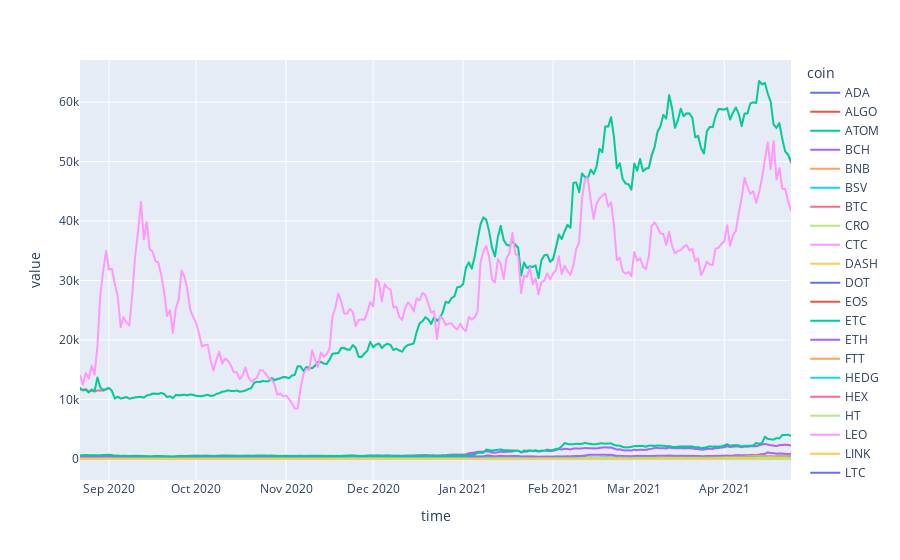

Here is the notebook cell this chart was saved with:
### Code cell
#Stable coins
fig = px.line(df_long[(df_long.variable == "close") & 
(df_long.stablecoin == 0)].reset_index()[["time","coin","value"]], 
x = "time", y = "value", color = 'coin')
fig.show()

### Figure 1 — Plotly figure (JSON) as saved in the notebook; plotly's stock layout.template omitted (floating-point values rounded to 4 significant figures; data arrays with more than 128 entries replaced by an {"elided": "..."} marker saying what was removed)
{"data": [{"hovertemplate": "coin=ADA<br>time=%{x}<br>value=%{y}<extra></extra>", "legendgroup": "ADA", "line": {"color": "#636efa", "dash": "solid"}, "marker": {"symbol": "circle"}, "mode": "lines", "name": "ADA", "showlegend": true, "type": "scattergl", "x": {"elided": "246 str values"}, "xaxis": "x", "y": {"elided": "246 float values"}, "yaxis": "y"}, {"hovertemplate": "coin=ALGO<br>time=%{x}<br>value=%{y}<extra></extra>", "legendgroup": "ALGO", "line": {"color": "#EF553B", "dash": "solid"}, "marker": {"symbol": "circle"}, "mode": "lines", "name": "ALGO", "showlegend": true, "type": "scattergl", "x": {"elided": "246 str values"}, "xaxis": "x", "y": {"elided": "246 float values"}, "yaxis": "y"}, {"hovertemplate": "coin=ATOM<br>time=%{x}<br>value=%{y}<extra></extra>", "legendgroup": "ATOM", "line": {"color": "#00cc96", "dash": "solid"}, "marker": {"symbol": "circle"}, "mode": "lines", "name": "ATOM", "showlegend": true, "type": "scattergl", "x": {"elided": "246 str values"}, "xaxis": "x", "y": {"elided": "246 float values"}, "yaxis": "y"}, {"hovertemplate": "coin=BCH<br>time=%{x}<br>value=%{y}<extra></extra>", "legendgroup": "BCH", "line": {"color": "#ab63fa", "dash": "solid"}, "marker": {"symbol": "circle"}, "mode": "lines", "name": "BCH", "showlegend": true, "type": "scattergl", "x": {"elided": "246 str values"}, "xaxis": "x", "y": {"elided": "246 float values"}, "yaxis": "y"}, {"hovertemplate": "coin=BNB<br>time=%{x}<br>value=%{y}<extra></extra>", "legendgroup": "BNB", "line": {"color": "#FFA15A", "dash": "solid"}, "marker": {"symbol": "circle"}, "mode": "lines", "name": "BNB", "showlegend": true, "type": "scattergl", "x": {"elided": "246 str values"}, "xaxis": "x", "y": {"elided": "246 float values"}, "yaxis": "y"}, {"hovertemplate": "coin=BSV<br>time=%{x}<br>value=%{y}<extra></extra>", "legendgroup": "BSV", "line": {"color": "#19d3f3", "dash": "solid"}, "marker": {"symbol": "circle"}, "mode": "lines", "name": "BSV", "showlegend": true, "type": "scattergl", "x": {"elided": "246 str values"}, "xaxis": "x", "y": {"elided": "246 float values"}, "yaxis": "y"}, {"hovertemplate": "coin=BTC<br>time=%{x}<br>value=%{y}<extra></extra>", "legendgroup": "BTC", "line": {"color": "#FF6692", "dash": "solid"}, "marker": {"symbol": "circle"}, "mode": "lines", "name": "BTC", "showlegend": true, "type": "scattergl", "x": {"elided": "246 str values"}, "xaxis": "x", "y": {"elided": "246 float values"}, "yaxis": "y"}, {"hovertemplate": "coin=CRO<br>time=%{x}<br>value=%{y}<extra></extra>", "legendgroup": "CRO", "line": {"color": "#B6E880", "dash": "solid"}, "marker": {"symbol": "circle"}, "mode": "lines", "name": "CRO", "showlegend": true, "type": "scattergl", "x": {"elided": "246 str values"}, "xaxis": "x", "y": {"elided": "246 float values"}, "yaxis": "y"}, {"hovertemplate": "coin=CTC<br>time=%{x}<br>value=%{y}<extra></extra>", "legendgroup": "CTC", "line": {"color": "#FF97FF", "dash": "solid"}, "marker": {"symbol": "circle"}, "mode": "lines", "name": "CTC", "showlegend": true, "type": "scattergl", "x": {"elided": "246 str values"}, "xaxis": "x", "y": {"elided": "246 float values"}, "yaxis": "y"}, {"hovertemplate": "coin=DASH<br>time=%{x}<br>value=%{y}<extra></extra>", "legendgroup": "DASH", "line": {"color": "#FECB52", "dash": "solid"}, "marker": {"symbol": "circle"}, "mode": "lines", "name": "DASH", "showlegend": true, "type": "scattergl", "x": {"elided": "246 str values"}, "xaxis": "x", "y": {"elided": "246 float values"}, "yaxis": "y"}, {"hovertemplate": "coin=DOT<br>time=%{x}<br>value=%{y}<extra></extra>", "legendgroup": "DOT", "line": {"color": "#636efa", "dash": "solid"}, "marker": {"symbol": "circle"}, "mode": "lines", "name": "DOT", "showlegend": true, "type": "scattergl", "x": {"elided": "246 str values"}, "xaxis": "x", "y": {"elided": "246 float values"}, "yaxis": "y"}, {"hovertemplate": "coin=EOS<br>time=%{x}<br>value=%{y}<extra></extra>", "legendgroup": "EOS", "line": {"color": "#EF553B", "dash": "solid"}, "marker": {"symbol": "circle"}, "mode": "lines", "name": "EOS", "showlegend": true, "type": "scattergl", "x": {"elided": "246 str values"}, "xaxis": "x", "y": {"elided": "246 float values"}, "yaxis": "y"}, {"hovertemplate": "coin=ETC<br>time=%{x}<br>value=%{y}<extra></extra>", "legendgroup": "ETC", "line": {"color": "#00cc96", "dash": "solid"}, "marker": {"symbol": "circle"}, "mode": "lines", "name": "ETC", "showlegend": true, "type": "scattergl", "x": {"elided": "246 str values"}, "xaxis": "x", "y": {"elided": "246 float values"}, "yaxis": "y"}, {"hovertemplate": "coin=ETH<br>time=%{x}<br>value=%{y}<extra></extra>", "legendgroup": "ETH", "line": {"color": "#ab63fa", "dash": "solid"}, "marker": {"symbol": "circle"}, "mode": "lines", "name": "ETH", "showlegend": true, "type": "scattergl", "x": {"elided": "246 str values"}, "xaxis": "x", "y": {"elided": "246 float values"}, "yaxis": "y"}, {"hovertemplate": "coin=FTT<br>time=%{x}<br>value=%{y}<extra></extra>", "legendgroup": "FTT", "line": {"color": "#FFA15A", "dash": "solid"}, "marker": {"symbol": "circle"}, "mode": "lines", "name": "FTT", "showlegend": true, "type": "scattergl", "x": {"elided": "246 str values"}, "xaxis": "x", "y": {"elided": "246 float values"}, "yaxis": "y"}, {"hovertemplate": "coin=HEDG<br>time=%{x}<br>value=%{y}<extra></extra>", "legendgroup": "HEDG", "line": {"color": "#19d3f3", "dash": "solid"}, "marker": {"symbol": "circle"}, "mode": "lines", "name": "HEDG", "showlegend": true, "type": "scattergl", "x": {"elided": "246 str values"}, "xaxis": "x", "y": {"elided": "246 float values"}, "yaxis": "y"}, {"hovertemplate": "coin=HEX<br>time=%{x}<br>value=%{y}<extra></extra>", "legendgroup": "HEX", "line": {"color": "#FF6692", "dash": "solid"}, "marker": {"symbol": "circle"}, "mode": "lines", "name": "HEX", "showlegend": true, "type": "scattergl", "x": {"elided": "246 str values"}, "xaxis": "x", "y": {"elided": "246 float values"}, "yaxis": "y"}, {"hovertemplate": "coin=HT<br>time=%{x}<br>value=%{y}<extra></extra>", "legendgroup": "HT", "line": {"color": "#B6E880", "dash": "solid"}, "marker": {"symbol": "circle"}, "mode": "lines", "name": "HT", "showlegend": true, "type": "scattergl", "x": {"elided": "246 str values"}, "xaxis": "x", "y": {"elided": "246 float values"}, "yaxis": "y"}, {"hovertemplate": "coin=LEO<br>time=%{x}<br>value=%{y}<extra></extra>", "legendgroup": "LEO", "line": {"color": "#FF97FF", "dash": "solid"}, "marker": {"symbol": "circle"}, "mode": "lines", "name": "LEO", "showlegend": true, "type": "scattergl", "x": {"elided": "246 str values"}, "xaxis": "x", "y": {"elided": "246 float values"}, "yaxis": "y"}, {"hovertemplate": "coin=LINK<br>time=%{x}<br>value=%{y}<extra></extra>", "legendgroup": "LINK", "line": {"color": "#FECB52", "dash": "solid"}, "marker": {"symbol": "circle"}, "mode": "lines", "name": "LINK", "showlegend": true, "type": "scattergl", "x": {"elided": "246 str values"}, "xaxis": "x", "y": {"elided": "246 float values"}, "yaxis": "y"}, {"hovertemplate": "coin=LTC<br>time=%{x}<br>value=%{y}<extra></extra>", "legendgroup": "LTC", "line": {"color": "#636efa", "dash": "solid"}, "marker": {"symbol": "circle"}, "mode": "lines", "name": "LTC", "showlegend": true, "type": "scattergl", "x": {"elided": "246 str values"}, "xaxis": "x", "y": {"elided": "246 float values"}, "yaxis": "y"}, {"hovertemplate": "coin=MIOTA<br>time=%{x}<br>value=%{y}<extra></extra>", "legendgroup": "MIOTA", "line": {"color": "#EF553B", "dash": "solid"}, "marker": {"symbol": "circle"}, "mode": "lines", "name": "MIOTA", "showlegend": true, "type": "scattergl", "x": {"elided": "246 str values"}, "xaxis": "x", "y": {"elided": "246 float values"}, "yaxis": "y"}, {"hovertemplate": "coin=MKR<br>time=%{x}<br>value=%{y}<extra></extra>", "legendgroup": "MKR", "line": {"color": "#00cc96", "dash": "solid"}, "marker": {"symbol": "circle"}, "mode": "lines", "name": "MKR", "showlegend": true, "type": "scattergl", "x": {"elided": "246 str values"}, "xaxis": "x", "y": {"elided": "246 float values"}, "yaxis": "y"}, {"hovertemplate": "coin=NEO<br>time=%{x}<br>value=%{y}<extra></extra>", "legendgroup": "NEO", "line": {"color": "#ab63fa", "dash": "solid"}, "marker": {"symbol": "circle"}, "mode": "lines", "name": "NEO", "showlegend": true, "type": "scattergl", "x": {"elided": "246 str values"}, "xaxis": "x", "y": {"elided": "246 float values"}, "yaxis": "y"}, {"hovertemplate": "coin=OKB<br>time=%{x}<br>value=%{y}<extra></extra>", "legendgroup": "OKB", "line": {"color": "#FFA15A", "dash": "solid"}, "marker": {"symbol": "circle"}, "mode": "lines", "name": "OKB", "showlegend": true, "type": "scattergl", "x": {"elided": "246 str values"}, "xaxis": "x", "y": {"elided": "246 float values"}, "yaxis": "y"}, {"hovertemplate": "coin=OMG<br>time=%{x}<br>value=%{y}<extra></extra>", "legendgroup": "OMG", "line": {"color": "#19d3f3", "dash": "solid"}, "marker": {"symbol": "circle"}, "mode": "lines", "name": "OMG", "showlegend": true, "type": "scattergl", "x": {"elided": "246 str values"}, "xaxis": "x", "y": {"elided": "246 float values"}, "yaxis": "y"}, {"hovertemplate": "coin=ONT<br>time=%{x}<br>value=%{y}<extra></extra>", "legendgroup": "ONT", "line": {"color": "#FF6692", "dash": "solid"}, "marker": {"symbol": "circle"}, "mode": "lines", "name": "ONT", "showlegend": true, "type": "scattergl", "x": {"elided": "246 str values"}, "xaxis": "x", "y": {"elided": "246 float values"}, "yaxis": "y"}, {"hovertemplate": "coin=SNX<br>time=%{x}<br>value=%{y}<extra></extra>", "legendgroup": "SNX", "line": {"color": "#B6E880", "dash": "solid"}, "marker": {"symbol": "circle"}, "mode": "lines", "name": "SNX", "showlegend": true, "type": "scattergl", "x": {"elided": "246 str values"}, "xaxis": "x", "y": {"elided": "246 float values"}, "yaxis": "y"}, {"hovertemplate": "coin=THETA<br>time=%{x}<br>value=%{y}<extra></extra>", "legendgroup": "THETA", "line": {"color": "#FF97FF", "dash": "solid"}, "marker": {"symbol": "circle"}, "mode": "lines", "name": "THETA", "showlegend": true, "type": "scattergl", "x": {"elided": "246 str values"}, "xaxis": "x", "y": {"elided": "246 float values"}, "yaxis": "y"}, {"hovertemplate": "coin=TRX<br>time=%{x}<br>value=%{y}<extra></extra>", "legendgroup": "TRX", "line": {"color": "#FECB52", "dash": "solid"}, "marker": {"symbol": "circle"}, "mode": "lines", "name": "TRX", "showlegend": true, "type": "scattergl", "x": {"elided": "246 str values"}, "xaxis": "x", "y": {"elided": "246 float values"}, "yaxis": "y"}, {"hovertemplate": "coin=UMA<br>time=%{x}<br>value=%{y}<extra></extra>", "legendgroup": "UMA", "line": {"color": "#636efa", "dash": "solid"}, "marker": {"symbol": "circle"}, "mode": "lines", "name": "UMA", "showlegend": true, "type": "scattergl", "x": {"elided": "246 str values"}, "xaxis": "x", "y": {"elided": "246 float values"}, "yaxis": "y"}, {"hovertemplate": "coin=VET<br>time=%{x}<br>value=%{y}<extra></extra>", "legendgroup": "VET", "line": {"color": "#EF553B", "dash": "solid"}, "marker": {"symbol": "circle"}, "mode": "lines", "name": "VET", "showlegend": true, "type": "scattergl", "x": {"elided": "246 str values"}, "xaxis": "x", "y": {"elided": "246 float values"}, "yaxis": "y"}, {"hovertemplate": "coin=WBTC<br>time=%{x}<br>value=%{y}<extra></extra>", "legendgroup": "WBTC", "line": {"color": "#00cc96", "dash": "solid"}, "marker": {"symbol": "circle"}, "mode": "lines", "name": "WBTC", "showlegend": true, "type": "scattergl", "x": {"elided": "246 str values"}, "xaxis": "x", "y": {"elided": "246 float values"}, "yaxis": "y"}, {"hovertemplate": "coin=XEM<br>time=%{x}<br>value=%{y}<extra></extra>", "legendgroup": "XEM", "line": {"color": "#ab63fa", "dash": "solid"}, "marker": {"symbol": "circle"}, "mode": "lines", "name": "XEM", "showlegend": true, "type": "scattergl", "x": {"elided": "246 str values"}, "xaxis": "x", "y": {"elided": "246 float values"}, "yaxis": "y"}, {"hovertemplate": "coin=XLM<br>time=%{x}<br>value=%{y}<extra></extra>", "legendgroup": "XLM", "line": {"color": "#FFA15A", "dash": "solid"}, "marker": {"symbol": "circle"}, "mode": "lines", "name": "XLM", "showlegend": true, "type": "scattergl", "x": {"elided": "246 str values"}, "xaxis": "x", "y": {"elided": "246 float values"}, "yaxis": "y"}, {"hovertemplate": "coin=XMR<br>time=%{x}<br>value=%{y}<extra></extra>", "legendgroup": "XMR", "line": {"color": "#19d3f3", "dash": "solid"}, "marker": {"symbol": "circle"}, "mode": "lines", "name": "XMR", "showlegend": true, "type": "scattergl", "x": {"elided": "246 str values"}, "xaxis": "x", "y": {"elided": "246 float values"}, "yaxis": "y"}, {"hovertemplate": "coin=XRP<br>time=%{x}<br>value=%{y}<extra></extra>", "legendgroup": "XRP", "line": {"color": "#FF6692", "dash": "solid"}, "marker": {"symbol": "circle"}, "mode": "lines", "name": "XRP", "showlegend": true, "type": "scattergl", "x": {"elided": "246 str values"}, "xaxis": "x", "y": {"elided": "246 float values"}, "yaxis": "y"}, {"hovertemplate": "coin=XTZ<br>time=%{x}<br>value=%{y}<extra></extra>", "legendgroup": "XTZ", "line": {"color": "#B6E880", "dash": "solid"}, "marker": {"symbol": "circle"}, "mode": "lines", "name": "XTZ", "showlegend": true, "type": "scattergl", "x": {"elided": "246 str values"}, "xaxis": "x", "y": {"elided": "246 float values"}, "yaxis": "y"}, {"hovertemplate": "coin=YFI<br>time=%{x}<br>value=%{y}<extra></extra>", "legendgroup": "YFI", "line": {"color": "#FF97FF", "dash": "solid"}, "marker": {"symbol": "circle"}, "mode": "lines", "name": "YFI", "showlegend": true, "type": "scattergl", "x": {"elided": "246 str values"}, "xaxis": "x", "y": {"elided": "246 float values"}, "yaxis": "y"}, {"hovertemplate": "coin=ZEC<br>time=%{x}<br>value=%{y}<extra></extra>", "legendgroup": "ZEC", "line": {"color": "#FECB52", "dash": "solid"}, "marker": {"symbol": "circle"}, "mode": "lines", "name": "ZEC", "showlegend": true, "type": "scattergl", "x": {"elided": "246 str values"}, "xaxis": "x", "y": {"elided": "246 float values"}, "yaxis": "y"}], "layout": {"legend": {"title": {"text": "coin"}, "tracegroupgap": 0}, "margin": {"t": 60}, "xaxis": {"anchor": "y", "domain": [0, 1], "title": {"text": "time"}}, "yaxis": {"anchor": "x", "domain": [0, 1], "title": {"text": "value"}}}}
